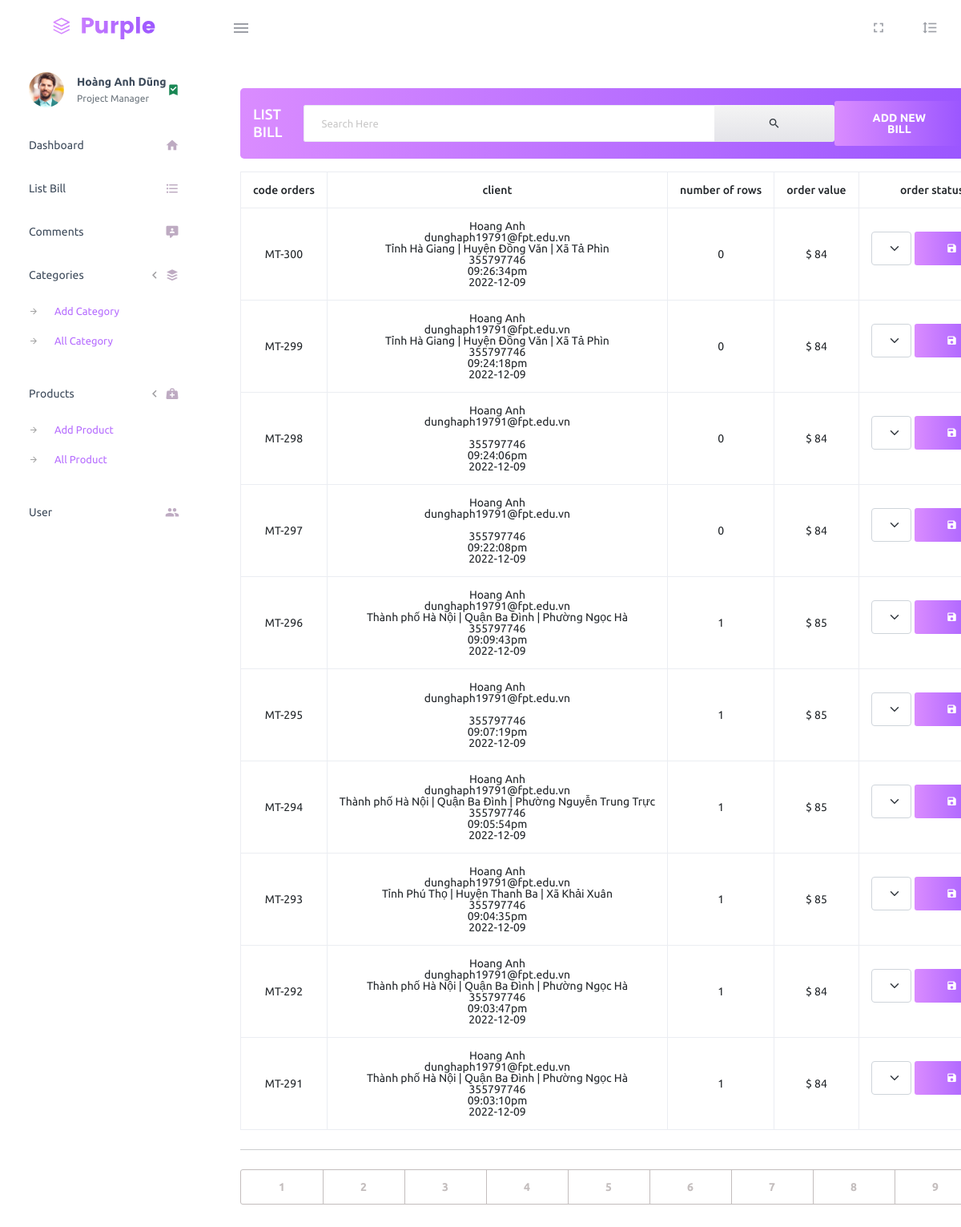
Page /PurpleAdmin-Free-Admin-Template-master/index.php?act=list_bill on the committed database.
### tables this page shows
CREATE TABLE `bill` (
  `id` int(11) NOT NULL,
  `id_user` int(10) DEFAULT NULL,
  `bill_name` varchar(225) NOT NULL,
  `bill_address` varchar(225) NOT NULL,
  `bill_phone` int(222) NOT NULL,
  `bill_email` varchar(100) NOT NULL,
  `bill_payment_methods` varchar(100) NOT NULL COMMENT '1.thanh toán trực tiếp\r\n2.chuyển khoản\r\n3.thanh toán online',
  `order_date` varchar(50) NOT NULL,
  `date_order` date NOT NULL,
  `total` int(10) NOT NULL DEFAULT 0,
  `bill_status` tinyint(1) DEFAULT 0 COMMENT '0.đơn hàng mới\r\n1.đang xử lý\r\n2.đang giao hàng\r\n3.đã giao hàng'
);

### model/cart.php (called while the page is built, shortened)
<?php
function loadall_cart_count($id_bill){
    $sql = "select * from cart where id_bill=" .$id_bill;
    $cart =pdo_query($sql);
    return sizeof($cart);
}
function loadall_bill($kyw="",$id_user=0){
    if(isset($_GET['page'])){
        $page =$_GET['page'];
    }else{
        $page=1;
    }
    if($page =='' || $page == 1){
        $begin = 0;
    } else{
        $begin = ($page*10)-10;
    }
    $sql = "select * from bill where 1";
    $sql.=" order by id desc limit $begin,10";
    $list_bill =pdo_query($sql);
    return $list_bill;
}
function all_bill(){
    $sql = "select * from bill";
    $list_bill = pdo_query($sql);
    $number_bill= count($list_bill)/10;
    return $number_bill;
}
?>

### model/pdo.php (called while the page is built, shortened)
<?php
function pdo_get_connection(){
    $dburl = "mysql:host=localhost;dbname=duanone;charset=utf8";
    $username = 'root';
    $password = '';
    $conn = new PDO($dburl, $username, $password);
    $conn->setAttribute(PDO::ATTR_ERRMODE, PDO::ERRMODE_EXCEPTION);
    return $conn;
}
function pdo_query($sql){
    $sql_args = array_slice(func_get_args(), 1);
    try{
        $conn = pdo_get_connection();
        $stmt = $conn->prepare($sql);
        $stmt->execute($sql_args);
        $rows = $stmt->fetchAll();
        return $rows;
    }
    catch(PDOException $e){
        throw $e;
    }
    finally{
        unset($conn);
    }
}

### PurpleAdmin-Free-Admin-Template-master/pages/bill/list_bill.php (the view, shortened to what this page needs)
<div class="col-lg-10 grid-margin stretch-card">
    <div class="card">
        <div class="card-body">
            <form action="index.php?act=list_bill" method="post">
                <h4 class="card-title d-flex justify-content-between align-items-center  text-uppercase bg-gradient-primary p-3 text-white rounded-3">List bill
                    <div class="input-group md-3" style="width: 800px;">
                        <input type="text" class="form-control" name="kyw" placeholder="Search Here">
                        <button type="submit" name="list_ok" class="input-group-text shadow-none px-4  btn btn-gradient-light btn-fw ">
                            <i class="mdi mdi-magnify"></i>
                        </button>
                    </div>
                    <a href="index.php?act=add_bill" class="btn btn-gradient-primary btn-fw">ADD NEW BILL</a>
                </h4>
            </form>
            <div class="col-lg-12 grid-margin">
                <div class="table-responsive">
                    <table class="table  table-bordered">
                        <thead>
                            <tr>
                                <th class="text-center">code orders</th>
                                <th class="text-center">client</th>
                                <th class="text-center">number of rows</th>
                                <th class="text-center">order value</th>
                                <th class="text-center">order status</th>
                            </tr>
                        </thead>
                        <tbody>
                            <?php
                            foreach ($list_bill as $bill) {
                                extract($bill);
                                $client = $bill["bill_name"] . '
                         <br> ' . $bill["bill_email"] . '
                         <br> ' . $bill["bill_address"] . '
                         <br> ' . $bill["bill_phone"] . '
                         <br> ' . $bill["order_date"] . '
                         <br> ' . $bill["date_order"];
                                $count_products = loadall_cart_count($bill["id"]);
                            ?>
                                <tr>
                                    <td class="text-center">MT-<?= $bill['id'] ?></td>
                                    <td class="text-center"><?= $client ?></td>
                                    <td class="text-center" style="width: 100px"><?= $count_products ?></td>
                                    <td class="text-center">$ <?= $bill["total"] ?></td>
                                    <td class="text-center" style="color:red ;">
                                        <form action="index.php?act=update_bill_stater"  method="post" class="d-flex gap-1">
                                            <select name="bill_status" id="" style="color: red;" class="form-select">
                                                <option <?php if (isset($bill['bill_status']) && $bill['bill_status'] == '0') echo "selected=\"selected\"";  ?> value="0">New orders</option>
                                            </select>
                                            <button type="submit" name="update" class="btn btn-gradient-primary me-1 mdi mdi-content-save"></button>
                                        </form>
                                    </td>
                                </tr>
                            <?php
                            }
                            ?>
                        </tbody>
                    </table>
                </div>
                <hr class="my-4">
                <div class="btn-group d-flex" role="group" aria-label="Basic example">
                    <?php
                    for ($i = 1; $i <= $load_all_bill; $i++) {
                    ?>
                        <a href="index.php?act=list_bill&page=<?php echo $i  ?>" class="btn btn-outline-secondary <?php if ($i == $page) {
                                                                                                                            echo "btn-gradient-primary";
                                                                                                                        } else {
                                                                                                                            echo "";
                                                                                                                        } ?>"><?php echo $i  ?></a>
                    <?php
                    }
                    ?>
                </div>
            </div>
        </div>
    </div>
</div>
</div>
</body>
</html>

### rows in the picture
bill: id "300", bill_name "Hoang Anh", bill_email "dunghaph19791@fpt.edu.vn", bill_address "Tỉnh Hà Giang | Huyện Đồng Văn | Xã Tả Phìn", bill_phone "355797746", order_date "09:26:34pm", date_order "2022-12-09", count_products "0", total "84", bill_status "New orders"
bill: id "299", bill_name "Hoang Anh", bill_email "dunghaph19791@fpt.edu.vn", bill_address "Tỉnh Hà Giang | Huyện Đồng Văn | Xã Tả Phìn", bill_phone "355797746", order_date "09:24:18pm", date_order "2022-12-09", count_products "0", total "84", bill_status "New orders"
bill: id "298", bill_name "Hoang Anh", bill_email "dunghaph19791@fpt.edu.vn", bill_phone "355797746", order_date "09:24:06pm", date_order "2022-12-09", count_products "0", total "84", bill_status "New orders"
bill: id "297", bill_name "Hoang Anh", bill_email "dunghaph19791@fpt.edu.vn", bill_phone "355797746", order_date "09:22:08pm", date_order "2022-12-09", count_products "0", total "84", bill_status "New orders"
bill: id "296", bill_name "Hoang Anh", bill_email "dunghaph19791@fpt.edu.vn", bill_address "Thành phố Hà Nội | Quận Ba Đình | Phường Ngọc Hà", bill_phone "355797746", order_date "09:09:43pm", date_order "2022-12-09", count_products "1", total "85", bill_status "New orders"
bill: id "295", bill_name "Hoang Anh", bill_email "dunghaph19791@fpt.edu.vn", bill_phone "355797746", order_date "09:07:19pm", date_order "2022-12-09", count_products "1", total "85", bill_status "New orders"
bill: id "294", bill_name "Hoang Anh", bill_email "dunghaph19791@fpt.edu.vn", bill_address "Thành phố Hà Nội | Quận Ba Đình | Phường Nguyễn Trung Trực", bill_phone "355797746", order_date "09:05:54pm", date_order "2022-12-09", count_products "1", total "85", bill_status "New orders"
bill: id "293", bill_name "Hoang Anh", bill_email "dunghaph19791@fpt.edu.vn", bill_address "Tỉnh Phú Thọ | Huyện Thanh Ba | Xã Khải Xuân", bill_phone "355797746", order_date "09:04:35pm", date_order "2022-12-09", count_products "1", total "85", bill_status "New orders"
bill: id "292", bill_name "Hoang Anh", bill_email "dunghaph19791@fpt.edu.vn", bill_address "Thành phố Hà Nội | Quận Ba Đình | Phường Ngọc Hà", bill_phone "355797746", order_date "09:03:47pm", date_order "2022-12-09", count_products "1", total "84", bill_status "New orders"
bill: id "291", bill_name "Hoang Anh", bill_email "dunghaph19791@fpt.edu.vn", bill_address "Thành phố Hà Nội | Quận Ba Đình | Phường Ngọc Hà", bill_phone "355797746", order_date "09:03:10pm", date_order "2022-12-09", count_products "1", total "84", bill_status "New orders"
